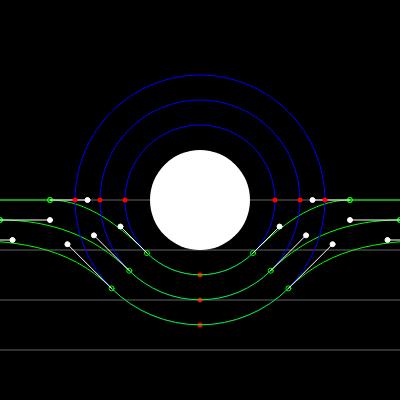
Frame 1 (no input)
Frame 60 (no input): identical to frame 1, image omitted
Frame 120 (the mouse pressed at the canvas centre since frame 60): identical to frame 1, image omitted

The p5.js sketch that drew this single still picture (run headless with seeded random() and noise() and a simulated clock; from frame 60 on, the mouse is pressed at the canvas centre):

// p5.js sketch
// ── sketch.js
let canvasCenter;
let ctrlSlider,
    radiusSlider,
    debugCheckbox;

function setup() {
  createCanvas(400, 400);
  
  let xPos = 20,
      yPos = 325;
  
  let label = createDiv('Curve fit');
  label.position(110+xPos, yPos+height);
  ctrlSlider = createSlider(0, PI/2, PI/4, PI/180);
  ctrlSlider.position(xPos, yPos+height);
  ctrlSlider.style('width', '100px');
  yPos += 25;
  
  label = createDiv('Radius');
  label.position(110+xPos,yPos+height);
  radiusSlider = createSlider(5, 100, 50);
  radiusSlider.position(xPos, yPos+height);
  radiusSlider.style('width', '100px');
  yPos += 25;
  
  debugCheckbox = createCheckbox('DEBUG', true);
  debugCheckbox.position(xPos, yPos+height);
}

function isDebug() { return debugCheckbox.checked(); }

function draw() {
  background(0);
  
  // set (0,0) to center of canvas
  translate(width/2, height/2);
  let w=width/2, h=height/2;
  
  // some grid lines for reference
  stroke(100,100,100);
  line(-w,0,w,0);
  line(-w,50,w,50);
  line(-w,100,w,100);
  line(-w,150,w,150);
  
  // draw the central sphere
  noStroke();
  fill(255,255,255);
  let radius = radiusSlider.value();
  circle(0,0,2*radius);
  
  // draw the warped lines
  noFill();
  stroke(0, 255, 0);
  for (let i=0; i<3; i++) {
    warpedLine(20*i, radius+25*(i+1));
  }
}

function warpedLine(y,r) {
  let p1 = new p5.Vector(-r*2,y),
      p2 = new p5.Vector(r*2,y);
  
  // draw the unwarped part of the line
  if (p1.x > -width/2) {
    line(-width/2,y,p1.x,y);
  }
  if (p2.x < width/2) {
    line(width/2,y,p2.x,y);
  }
  
  if (isDebug()) {
    // draw the start and end points
    drawPoint(p1);
    drawPoint(p2);
    
    push();
    
    // outline the circle we're operating on
    noFill();
    stroke(0,0,255);
    circle(0,0,2*r);

    // pick out some points on the orbit
    noStroke();
    fill(255,0,0);
    // 0 is at bottom of circle, moves CCW
    drawPoint(getPointOnCircle(r,0));
    drawPoint(getPointOnCircle(r,PI/2));
    drawPoint(getPointOnCircle(r,-PI/2));
    
    pop();
  }
  
  /*
  // big simple curve
  beginShape();
  vertex(p1.x,p1.y);
  bezierVertex(-r,2*r, r,2*r, p2.x,p2.y);
  endShape();
  */
  
  // Where do we start to deviate from the orbit?
  let theta = ctrlSlider.value();

  // bottom arc
  arc(0,0,r*2,r*2, -theta+PI/2,theta+PI/2); // theta=0 appears to face right??
  
  // left: smoothly rejoin with the straight line
  drawBezier(
    p1,
    getPointOnCircle(r, -theta),
    new p5.Vector(p1.x/2-r/2,p1.y),
    getPointAlongTangentToCircle(r/2, r, -theta),
  );
  
  // right: smoothly rejoin with the straight line
  drawBezier(
    p2,
    getPointOnCircle(r, theta),
    new p5.Vector(p2.x/2+r/2,p2.y),
    getPointAlongTangentToCircle(-r/2, r, theta),
  );
}

// Helper that draws a cubic Bezier and accepts 2d vectors
function drawBezier(p1,p2, cp1,cp2) {
  bezier(
    p1.x,p1.y,
    cp1.x,cp1.y,
    cp2.x,cp2.y,
    p2.x,p2.y,
  );
  
  if (!isDebug()) return;
  
  // Visualize anchor points
  drawPoint(p1);
  drawPoint(p2);
  
  // Visualize control points
  push();  // start new draw state
  fill(255,255,255);
  stroke(255,255,255);
  
  drawPoint(cp1);
  line(p1.x,p1.y,cp1.x,cp1.y);
  
  drawPoint(cp2);
  line(p2.x,p2.y,cp2.x,cp2.y);
  
  pop();  // finish draw state
}

// Helper that adds a `vertex` and accepts 2d vector
function addVertex(point) {
  vertex(point.x,point.y);
}
// Helper that adds a `bezierVertex` and accepts 2d vectors
function addBezierVertex(cp1,cp2,point) {
  bezierVertex(cp1.x,cp1.y, cp2.x,cp2.y, point.x,point.y);
}

// Draw a small-radius circle at the given point
function drawPoint(point) {
  circle(point.x,point.y,5);
}

// theta=0 appears to face down
function getPointOnCircle(r, theta) {
  return new p5.Vector(r*sin(theta), r*cos(theta));
}

// d = distance along tangent (left)
function getPointAlongTangentToCircle(d, r, theta) {
  return new p5.Vector(
    r*sin(theta) - d*cos(theta),
    r*cos(theta) + d*sin(theta),
  );
}

function avg(a,b) {
  return (a+b)/2;
}

// ── style.css
#p5-container {
  position: relative;
}

#controls {
  margin-top: 1em;
}
